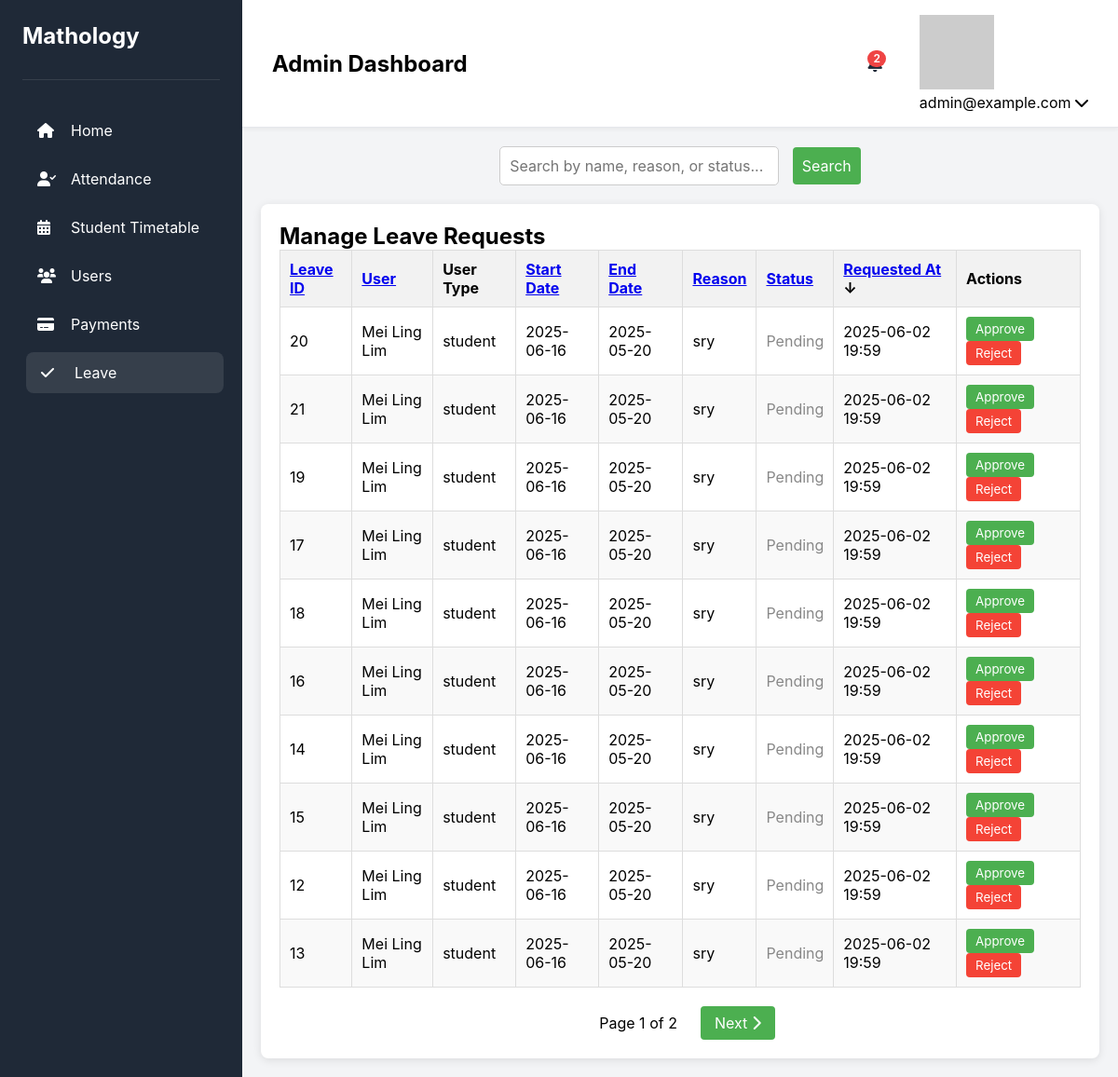
The page /Pages/admin/leave.php (signed in) on the database its author committed.
### tables this page shows
CREATE TABLE `leave_requests` (
  `leave_id` int(11) NOT NULL,
  `user_id` int(11) NOT NULL,
  `user_type` enum('student','instructor','admin') NOT NULL,
  `start_date` date NOT NULL,
  `end_date` date NOT NULL,
  `reason` text NOT NULL,
  `status` enum('pending','approved','rejected') DEFAULT 'pending',
  `requested_at` datetime DEFAULT current_timestamp(),
  `approved_by` int(11) DEFAULT NULL,
  `approved_at` datetime DEFAULT NULL
);

### Pages/admin/leave.php (the view, shortened to what this page needs)
<?php
include '../setting.php';
$per_page = 10;
$page = isset($_GET['page']) ? (int)$_GET['page'] : 1;
$page = max($page, 1);
$offset = ($page - 1) * $per_page;
$search = isset($_GET['search']) ? $conn->real_escape_string($_GET['search']) : '';
$sort = isset($_GET['sort']) ? $_GET['sort'] : 'requested_at';
$direction = isset($_GET['direction']) ? $_GET['direction'] : 'DESC';
$allowed_columns = ['leave_id', 'name', 'start_date', 'end_date', 'reason', 'status', 'requested_at'];
$sort_column = in_array($sort, $allowed_columns) ? $sort : 'requested_at';
$sort_direction = $direction === 'ASC' ? 'ASC' : 'DESC';
$new_direction = $sort_direction === 'ASC' ? 'DESC' : 'ASC';
$search_query = $search ? "AND (COALESCE(CONCAT(s.First_Name, ' ', s.Last_Name), CONCAT(i.First_Name, ' ', i.Last_Name), u.email) LIKE '%$search%' OR lr.reason LIKE '%$search%' OR lr.status LIKE '%$search%')" : "";
$total_sql = "
    SELECT COUNT(*) as total
    FROM leave_requests lr
    JOIN users u ON lr.user_id = u.user_id
    LEFT JOIN students s ON u.student_id = s.student_id AND lr.user_type = 'student'
    LEFT JOIN instructor i ON u.instructor_id = i.instructor_id AND lr.user_type = 'instructor'
    WHERE 1=1 $search_query
";
$total_result = $conn->query($total_sql);
$total = $total_result->fetch_assoc()['total'];
$total_pages = ceil($total / $per_page);
$sql = "
    SELECT lr.*,
           COALESCE(CONCAT(s.First_Name, ' ', s.Last_Name), CONCAT(i.First_Name, ' ', i.Last_Name), u.email) AS name,
           lr.user_type,
           CONVERT_TZ(lr.requested_at, '+00:00', '+08:00') AS requested_at
    FROM leave_requests lr
    JOIN users u ON lr.user_id = u.user_id
    LEFT JOIN students s ON u.student_id = s.student_id AND lr.user_type = 'student'
    LEFT JOIN instructor i ON u.instructor_id = i.instructor_id AND lr.user_type = 'instructor'
    WHERE 1=1 $search_query
    ORDER BY $sort_column $sort_direction
    LIMIT $per_page OFFSET $offset
";
$result = $conn->query($sql);
$leave_requests = [];
if ($result && $result->num_rows > 0) {
    while ($row = $result->fetch_assoc()) {
        $leave_requests[] = $row;
    }
}
?>
<!DOCTYPE html>
<html lang="en">
<head>
    <link rel="stylesheet" href="../../Styles/common.css" />
    <link rel="stylesheet" href="../../Styles/attendance.css?v=<?php echo time(); ?>" />
    <link rel="stylesheet" href="https://cdnjs.cloudflare.com/ajax/libs/font-awesome/6.0.0/css/all.min.css" />
</head>
<body>
    <div class="dashboard-container">
        <?php require("../includes/Aside_Nav.php"); ?>
        <main class="main-content">
            <?php require("../includes/Top_Nav_Bar_Admin.php"); ?>
            <div class="content-container">
                <div class="search-bar">
                    <form method="GET" action="leave.php">
                        <input type="text" name="search" placeholder="Search by name, reason, or status..." value="<?= htmlspecialchars($search) ?>">
                        <button type="submit" style="padding: 10px; border-radius: 4px; border: none; background-color: #4CAF50; color: white;">Search</button>
                    </form>
                </div>
                <div class="leave-table">
                    <h2>Manage Leave Requests</h2>
                    <?php if (!empty($leave_requests)): ?>
                        <table>
                            <thead>
                                <tr>
                                    <th class="<?php echo $sort_column === 'leave_id' ? strtolower($sort_direction) : ''; ?>">
                                        <a href="?sort=leave_id&direction=<?= $sort_column === 'leave_id' ? $new_direction : 'ASC' ?>&search=<?= urlencode($search) ?>&page=<?= $page ?>">Leave ID</a>
                                    </th>
                                    <th class="<?php echo $sort_column === 'name' ? strtolower($sort_direction) : ''; ?>">
                                        <a href="?sort=name&direction=<?= $sort_column === 'name' ? $new_direction : 'ASC' ?>&search=<?= urlencode($search) ?>&page=<?= $page ?>">User</a>
                                    </th>
                                    <th>User Type</th>
                                    <th class="<?php echo $sort_column === 'start_date' ? strtolower($sort_direction) : ''; ?>">
                                        <a href="?sort=start_date&direction=<?= $sort_column === 'start_date' ? $new_direction : 'ASC' ?>&search=<?= urlencode($search) ?>&page=<?= $page ?>">Start Date</a>
                                    </th>
                                    <th class="<?php echo $sort_column === 'end_date' ? strtolower($sort_direction) : ''; ?>">
                                        <a href="?sort=end_date&direction=<?= $sort_column === 'end_date' ? $new_direction : 'ASC' ?>&search=<?= urlencode($search) ?>&page=<?= $page ?>">End Date</a>
                                    </th>
                                    <th class="<?php echo $sort_column === 'reason' ? strtolower($sort_direction) : ''; ?>">
                                        <a href="?sort=reason&direction=<?= $sort_column === 'reason' ? $new_direction : 'ASC' ?>&search=<?= urlencode($search) ?>&page=<?= $page ?>">Reason</a>
                                    </th>
                                    <th class="<?php echo $sort_column === 'status' ? strtolower($sort_direction) : ''; ?>">
                                        <a href="?sort=status&direction=<?= $sort_column === 'status' ? $new_direction : 'ASC' ?>&search=<?= urlencode($search) ?>&page=<?= $page ?>">Status</a>
                                    </th>
                                    <th class="<?php echo $sort_column === 'requested_at' ? strtolower($sort_direction) : ''; ?>">
                                        <a href="?sort=requested_at&direction=<?= $sort_column === 'requested_at' ? $new_direction : 'ASC' ?>&search=<?= urlencode($search) ?>&page=<?= $page ?>">Requested At</a>
                                    </th>
                                    <th>Actions</th>
                                </tr>
                            </thead>
                            <tbody>
                                <?php foreach ($leave_requests as $request): ?>
                                    <tr>
                                        <td><?= htmlspecialchars($request['leave_id']) ?></td>
                                        <td><?= htmlspecialchars($request['name']) ?></td>
                                        <td><?= htmlspecialchars($request['user_type']) ?></td>
                                        <td><?= htmlspecialchars(date('Y-m-d', strtotime($request['start_date']))) ?></td>
                                        <td><?= htmlspecialchars(date('Y-m-d', strtotime($request['end_date']))) ?></td>
                                        <td><?= htmlspecialchars($request['reason']) ?></td>
                                        <td class="status-<?= strtolower($request['status']) ?>"><?= ucfirst($request['status']) ?></td>
                                        <td><?= htmlspecialchars(date('Y-m-d H:i', strtotime($request['requested_at']))) ?></td>
                                        <td class="action-buttons">
                                            <?php if ($request['status'] === 'pending'): ?>
                                                <form method="POST" action="leave.php" class="leave-action-form" data-leave-id="<?= $request['leave_id'] ?>">
                                                    <button type="button" class="btn-approve" onclick="confirmLeaveAction(<?= $request['leave_id'] ?>, 'approve')">Approve</button>
                                                    <button type="button" class="btn-reject" onclick="confirmLeaveAction(<?= $request['leave_id'] ?>, 'reject')">Reject</button>
                                                </form>
                                            <?php else: ?>
                                                <span>Action Taken</span>
                                            <?php endif; ?>
                                        </td>
                                    </tr>
                                <?php endforeach; ?>
                            </tbody>
                        </table>
                        <?php if ($total_pages > 1): ?>
                            <div class="pagination">
                                <span>
                                    Page <?= $page ?> of <?= $total_pages ?>
                                </span>
                                <?php if ($page < $total_pages): ?>
                                    <a href="?page=<?= ($page + 1) ?>&search=<?= urlencode($search) ?>&sort=<?= $sort ?>&direction=<?= $direction ?>" class="btn btn-primary">
                                        Next <i class="fas fa-chevron-right"></i>
                                    </a>
                                <?php endif; ?>
                            </div>
                        <?php endif; ?>
                    <?php else: ?>
                        <p>No leave requests found.</p>
                    <?php endif; ?>
                </div>
            </div>
        </main>
    </div>
</body>
</html>

### Styles/common.css (style rules this page uses)
:root { --primary-color: #4f46e5; --secondary-color: #818cf8; --background-color: #f3f4f6; --sidebar-color: #1f2937; --text-color: #1f2937; --text-light: #6b7280; --border-color: #e5e7eb; --white: #ffffff; --event-color-1: #fef3c7; --event-color-2: #dcfce7; --event-color-3: #dbeafe; --transition-speed: 0.3s; }
* { margin: 0; padding: 0; box-sizing: border-box; font-family: 'Inter', sans-serif; }
.dashboard-container { display: flex; min-height: 100vh; }
.main-content { flex: 1; background-color: var(--background-color); display: flex; flex-direction: column; }

### Styles/attendance.css (style rules this page uses)
.search-bar { display: flex; justify-content: center; margin-bottom: 20px; }
.search-bar input[type="text"] { width: 300px; padding: 10px; border: 1px solid #ccc; border-radius: 5px; font-size: 16px; transition: box-shadow 0.3s ease-in-out; }
.search-bar button { padding: 10px 15px; margin-left: 10px; border: none; background-color: #1f2937; color: white; font-size: 16px; border-radius: 5px; cursor: pointer; transition: background-color 0.3s ease-in-out; }

### Pages/admin/leave.php (style rules this page uses)
.content-container { padding: 20px; max-width: 1200px; margin: 0 auto; }
.search-bar { margin-bottom: 20px; }
.search-bar input { padding: 10px; width: 300px; border: 1px solid #ddd; border-radius: 4px; }
.leave-table { background: white; border-radius: 8px; padding: 20px; box-shadow: 0 2px 10px rgba(0,0,0,0.1); }
.leave-table table { width: 100%; border-collapse: collapse; }
.leave-table th, .leave-table td { border: 1px solid #ddd; padding: 10px; text-align: left; }
.leave-table th { background-color: #f2f2f2; font-weight: bold; cursor: pointer; }
.leave-table th.desc::after { content: ' ↓'; }
.leave-table tr:nth-child(even) { background-color: #f9f9f9; }
.leave-table .status-pending { color: #888; }
.action-buttons form { display: inline; }
.action-buttons button { padding: 5px 10px; border: none; border-radius: 4px; cursor: pointer; margin-right: 5px; }
.btn-approve { background-color: #4CAF50; color: white; }
.btn-reject { background-color: #f44336; color: white; }
.pagination { display: flex; justify-content: center; align-items: center; margin-top: 20px; gap: 10px; }
.pagination a { padding: 8px 15px; background-color: #4CAF50; color: white; text-decoration: none; border-radius: 4px; transition: background-color 0.3s; }
.pagination span { padding: 8px 15px; }

### rows shown on the page
leave_requests: leave_id "20", name "Mei Ling Lim", user_type "student", start_date "2025-06-16", end_date "2025-05-20", reason "sry", status "Pending", requested_at "2025-06-02 19:59"
leave_requests: leave_id "21", name "Mei Ling Lim", user_type "student", start_date "2025-06-16", end_date "2025-05-20", reason "sry", status "Pending", requested_at "2025-06-02 19:59"
leave_requests: leave_id "19", name "Mei Ling Lim", user_type "student", start_date "2025-06-16", end_date "2025-05-20", reason "sry", status "Pending", requested_at "2025-06-02 19:59"
leave_requests: leave_id "17", name "Mei Ling Lim", user_type "student", start_date "2025-06-16", end_date "2025-05-20", reason "sry", status "Pending", requested_at "2025-06-02 19:59"
leave_requests: leave_id "18", name "Mei Ling Lim", user_type "student", start_date "2025-06-16", end_date "2025-05-20", reason "sry", status "Pending", requested_at "2025-06-02 19:59"
leave_requests: leave_id "16", name "Mei Ling Lim", user_type "student", start_date "2025-06-16", end_date "2025-05-20", reason "sry", status "Pending", requested_at "2025-06-02 19:59"
leave_requests: leave_id "14", name "Mei Ling Lim", user_type "student", start_date "2025-06-16", end_date "2025-05-20", reason "sry", status "Pending", requested_at "2025-06-02 19:59"
leave_requests: leave_id "15", name "Mei Ling Lim", user_type "student", start_date "2025-06-16", end_date "2025-05-20", reason "sry", status "Pending", requested_at "2025-06-02 19:59"
leave_requests: leave_id "12", name "Mei Ling Lim", user_type "student", start_date "2025-06-16", end_date "2025-05-20", reason "sry", status "Pending", requested_at "2025-06-02 19:59"
leave_requests: leave_id "13", name "Mei Ling Lim", user_type "student", start_date "2025-06-16", end_date "2025-05-20", reason "sry", status "Pending", requested_at "2025-06-02 19:59"

### other values the page prints
$userName "admin@example.com"
$page "1"
$total_pages "2"
